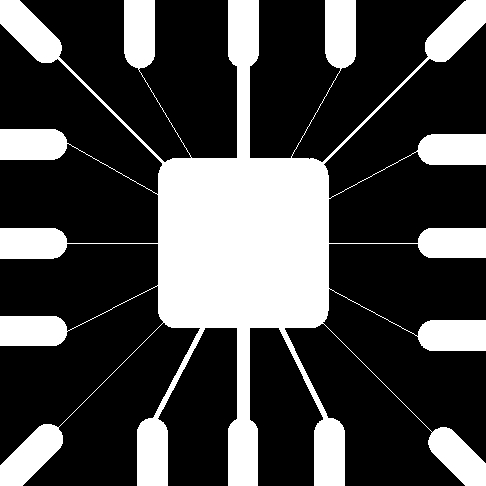
#> input picture Ex_Image_Processing/Ex4/quadrato.jpg, 486 x 486 px
$ python ex_8_line_detection.py
#> lines starting #> are read from the running program, lines starting #| are printed output that depends on the picture
# -*- coding: utf-8 -*-
"""
Created on Tue May 16 11:46:49 2023

@author: plett
"""

import numpy as np # importa Numpy
import matplotlib.pyplot as plt # importa Matplotlib
import scipy.ndimage as ndi # importa Scipy per le immagini
import skimage.io as io # importa il modulo Input/Output di SK-Image

plt.close('all')

x = np.float32(io.imread('quadrato.jpg'))
#> x: shape (486, 486) float32; min 0, max 255, mean 71.5

plt.figure(1)
plt.title('Immagine originale')
plt.imshow(x, cmap = 'gray', clim = [0,255])

# definisco le maschere per individuare le linee in tutte le direzioni

a = [[-1,-1,-1], [2, 2 ,2], [-1,-1,-1]] # linea orizzontale
b = [[-1, 2, -1], [-1, 2, -1], [-1, 2, -1]] # linea verticale
c = [[2, -1, -1], [-1, 2, -1], [-1, -1, 2]] # linea obliqua
d = [[-1, -1, 2], [-1, 2, -1], [2, -1, -1]] # linea obliqua

ya = ndi.correlate(x, a)
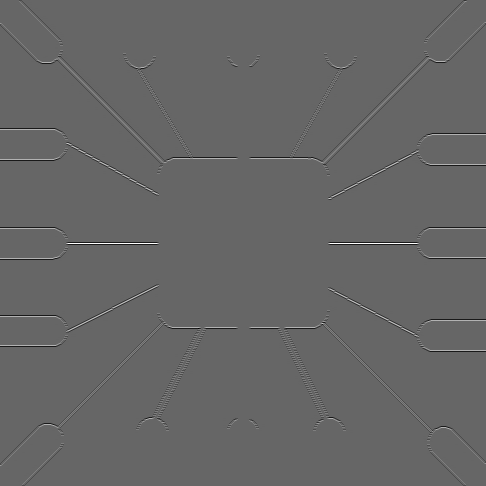
#> ya: shape (486, 486) float32; min -1020, max 1530, mean 0; drawn with min black and max white
yb = ndi.correlate(x, b)
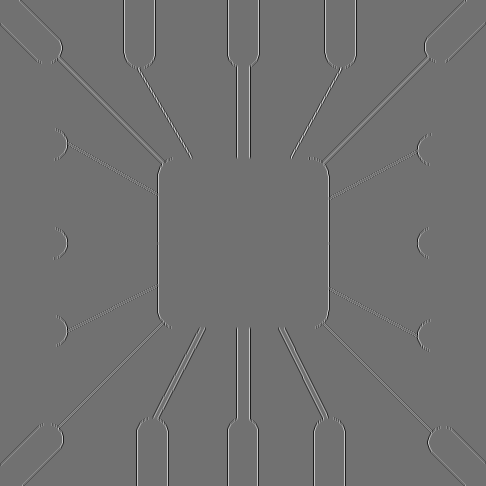
#> yb: shape (486, 486) float32; min -1020, max 1275, mean 0; drawn with min black and max white
yc = ndi.correlate(x, c)
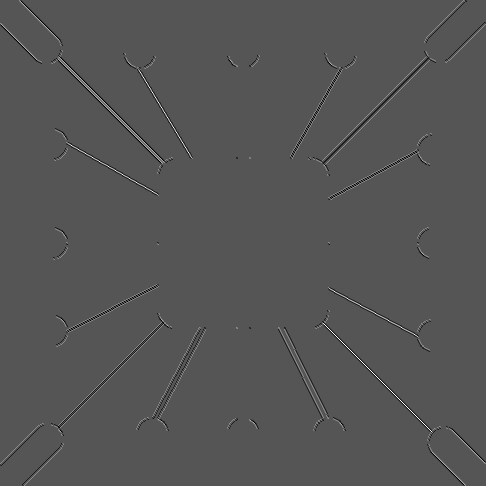
#> yc: shape (486, 486) float32; min -766, max 1530, mean 0; drawn with min black and max white
yd = ndi.correlate(x, d)
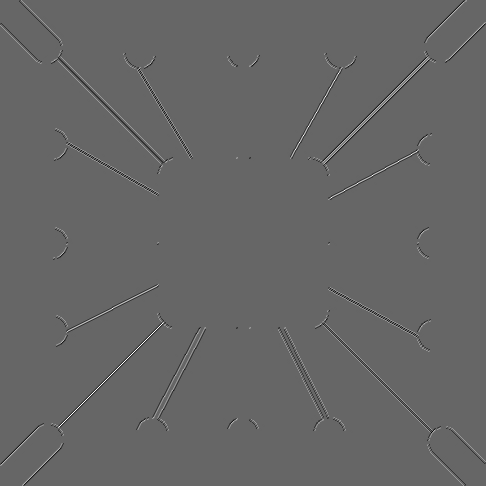
#> yd: shape (486, 486) float32; min -1020, max 1530, mean 0; drawn with min black and max white

plt.figure(2, figsize=(10, 10))
plt.subplot(1, 4, 1)
plt.imshow(ya, clim = [0,1], cmap = 'gray')
plt.subplot(1, 4, 2)
plt.imshow(yb, clim = [0,1], cmap = 'gray')
plt.subplot(1, 4, 3)
plt.imshow(yc, clim = [0,1], cmap = 'gray')
plt.subplot(1, 4, 4)
plt.imshow(yd, clim = [0,1], cmap = 'gray')


# ottenere un'unica mappa a partire dalle singole mappe

concat = np.stack((ya, yb, yc, yd), axis = -1)
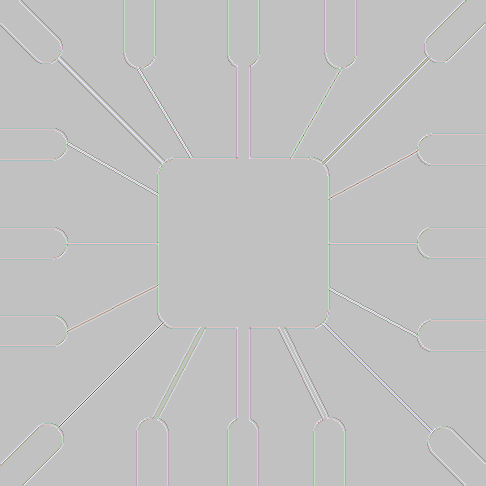
#> concat: shape (486, 486, 4) float32; mean of channels 0, 1, 2, 3 0, 0, 0, 0; transparent parts drawn white

immagine_massimi1 = np.max(concat, axis=-1)
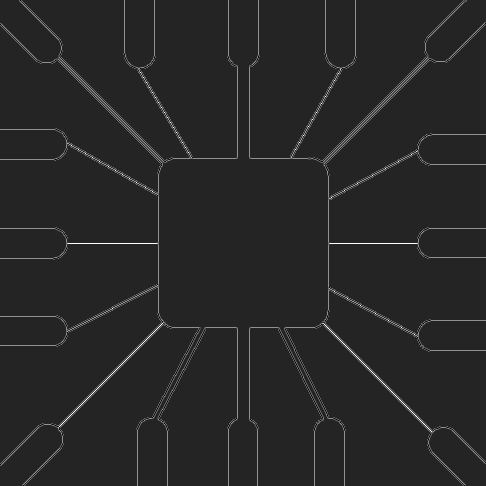
#> immagine_massimi1: shape (486, 486) float32; min -255, max 1530, mean 23.2; drawn with min black and max white
plt.figure(3)
plt.imshow(immagine_massimi1,clim=None,cmap='gray');
